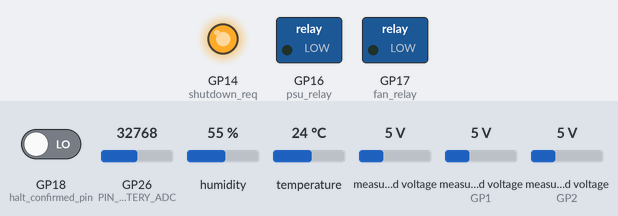
Simulated run of this program. Board: Raspberry Pi Pico running MicroPython. On the bench: switched loads named in the program (green lamp = pin HIGH), output pins drawn as LEDs (lit = HIGH). Inputs (shaded band) come from the test bench; at power-on: measured voltage 5 V, GP18 (halt_confirmed_pin) LOW, GP26 (PIN_BATTERY_ADC) = 32768, humidity 55 %, temperature 24 °C, measured voltage (sensors on GP1, GP2) 5 V (analog values on the 0–65535 scale). WiFi joins after 1.5 s; files the program writes start out absent; no MQTT or app messages arrive unless stated; values from a settings file that is not in the repository are placeholders; files that are not in the repository are absent; the clock reads 2024-03-15 10:24:30 at power-on unless the program sets it; library files of the repository ran but are not shown: bme280.py; pins used as bus, display or sensor lines are not drawn.

Above: at 2.2 s.
At 8.5 s:
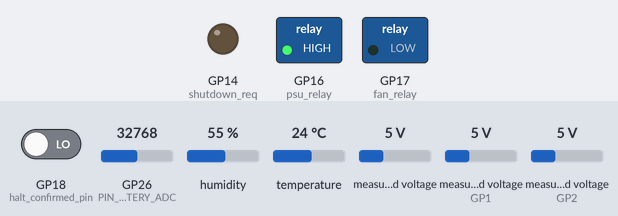
8.6 s: measured voltage (sensor 0) set to 0.7 V
13.3 s: measured voltage (sensor 0) set to 0.4 V
At 18.2 s:
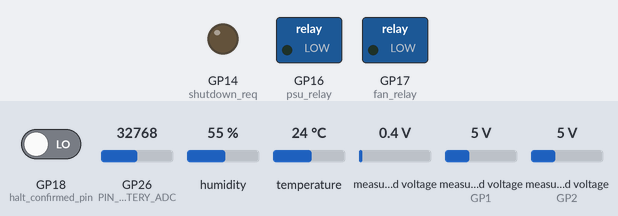
Timing chart, 0 to 19.7 s (numbered marks = the images above; inputs shaded):
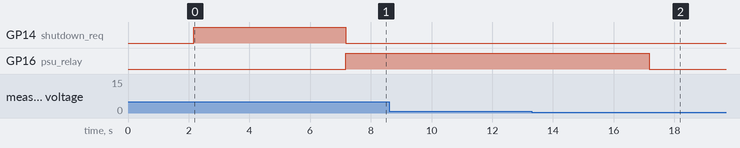

Measured:
- the behaviour switches between 0.6 and 0.5 V on measured voltage (sensor 0) (found by bisection; images 1 and 2)
- after the input at 8.6 s, every drawn part: stays the same
- after the input at 13.3 s, GP16 (psu_relay): HIGH → LOW after 3.9 s

The program:

main.py
```python
"""Pico 2 W watchdog entrypoint (MicroPython).

Reads battery voltage from the INA3221 over I2C (primary) or the ADC
voltage divider on GP26 (fallback), runs the autonomous power-gate state
machine from ``gate_logic``, and executes the resulting hardware action.
Telemetry goes over MQTT but the safety loop runs regardless of
connectivity.

Flash this directory to the Pico (see ../README.md). ``secrets.py``
provides WIFI_SSID / WIFI_PASSWORD / MQTT_HOST / MQTT_USER / MQTT_PASSWORD.

Wiring (INA3221 + BME280, both on shared I2C0 bus):
  VCC  → Pico 3.3V
  GND  → Pico GND  (= battery negative)
  SDA  → GP4
  SCL  → GP5
  IN1- → battery positive (up to 26 V; INA3221 measures voltage here)
  IN1+ → battery positive (tie to IN1- — no shunt current needed)
  BME280 addr 0x77 shares the same SDA/SCL; no extra pins needed.

Wiring (fan relay):
  Relay IN → GP17 (PIN_FAN_RELAY)

Wiring (gateway PSU relay):
  Relay IN → GP16 (PIN_PSU_RELAY) — a second, more robust cutoff on the PSU
  itself. Wired through the relay's NC contact (not NO): COM ← solar charge
  controller load(+), NC → PSU(+). De-energized (the pin's state during the
  Pico's own boot/reset gap) closes NC and lets power flow — see
  _PSU_RELAY_ON/_PSU_RELAY_OFF below. A Pico reboot no longer glitches this
  relay's output; only a deliberate cut does.

Wiring (halt confirmation from the Pi's gpio-poweroff overlay):
  Pi GPIO27 → GP18 (PIN_HALT_CONFIRMED). Active HIGH, only driven once the
  Pi's OS halt has actually completed (see docs/gateway-node.md). Lets the
  gate cut power immediately instead of waiting out the grace-period guess.
"""

import secrets  # type: ignore[import-not-found]  # git-ignored, provided at flash time
import time

import config
import fan_logic
import firmware_version
import gate_logic
import net_recovery
import network  # type: ignore[import-not-found]
import ota
import ota_prep
from bme280 import BME280
from ina3221 import INA3221
from local_log import RollingLog
from machine import ADC, I2C, Pin, reset  # type: ignore[import-not-found]
from mqtt_link import MQTTLink
from soc import lifepo4_soc


def _connect_wifi(wlan: "network.WLAN") -> None:
    """Attempt one connection. Callers must retry periodically — this alone
    only tries for ~10s, and if the AP isn't up yet at that exact moment
    (e.g. the gateway restarting around the same time as the Pico), a
    one-shot attempt at boot leaves the Pico permanently disconnected for the
    rest of that power cycle."""
    # Full radio reset before connecting. MicroPython WiFi can wedge after the
    # AP drops — which it does on every gateway low-voltage cut / OTA / reboot —
    # and a bare active(True)+connect() won't recover (isconnected() can even
    # sit stale-True on a dead link). Bouncing active() re-inits the radio so
    # re-association actually works. This is what lets a far, marginal node
    # (or this one) self-heal unattended in the field instead of needing a
    # physical power-cycle.
    try:  # noqa: SIM105
        wlan.disconnect()
    except Exception:  # noqa: BLE001 — best-effort; may not be connected
        pass
    wlan.active(False)
    time.sleep(0.5)
    wlan.active(True)
    wlan.connect(secrets.WIFI_SSID, secrets.WIFI_PASSWORD)
    for _ in range(20):  # ~10 s max; safety loop continues regardless
        if wlan.isconnected():
            break
        time.sleep(0.5)


def _read_voltage(ina: "INA3221 | None", adc: ADC) -> tuple[float, str]:
    """Return ``(voltage_v, source)`` where source is 'i2c' or 'adc'."""
    if ina is not None:
        try:
            v = ina.bus_voltage(config.INA3221_CHANNEL)
            if v > 0.5:  # reject zero/garbage and fall through to ADC
                return v, "i2c"
        except Exception:
            pass
    raw = adc.read_u16() / 65535.0
    return raw * config.ADC_REF_VOLTAGE * config.ADC_DIVIDER_RATIO, "adc"


def _read_ina_channel(ina: "INA3221 | None", channel: int) -> "float | None":
    """Best-effort read of a non-safety-critical INA3221 channel (load/solar)
    — unlike _read_voltage, no ADC fallback and no impact on gate_logic;
    just diagnostic visibility in telemetry."""
    if ina is None:
        return None
    try:
        return ina.bus_voltage(channel)
    except Exception:
        return None


def _read_temperature(bme: "BME280 | None") -> "float | None":
    if bme is None:
        return None
    try:
        return bme.temperature()
    except Exception:
        return None


def _read_humidity(bme: "BME280 | None") -> "float | None":
    if bme is None:
        return None
    try:
        return bme.humidity()
    except Exception:
        return None


def _read_rssi(wlan: "network.WLAN") -> "int | None":
    """Best-effort WiFi signal strength in dBm — diagnostic only, no impact
    on gate_logic. Not all ports/states support status('rssi'), so this must
    never raise into the safety loop."""
    try:
        return int(wlan.status("rssi"))
    except Exception:
        return None


def _prepare_and_apply_ota(
    link: MQTTLink,
    halt_confirmed_pin: Pin,
    power_en: Pin,
    psu_relay: Pin,
    base_url: str,
) -> None:
    """Stage the update (needs the gateway's own network/AP, so this runs
    first, before anything is asked to halt), then ask the gateway to
    gracefully halt and wait for confirmation before activating.

    Activating ends in machine.reset(), which briefly leaves the relay pins
    undriven — until the relay's own wiring makes that fail-safe (see
    docs/gateway-node.md), that reboot must not land on a live Pi. Activation
    itself needs no network, which is exactly why staging happens first: by
    the time the gateway has actually halted, its AP is down too, so the file
    server a single-step apply would still be trying to reach is already
    unreachable.

    ``{"cmd": "prepare_shutdown"}`` below causes the gateway to actually halt
    unconditionally, the moment it's received — independent of whatever this
    function decides afterwards. So every exit from here past that point
    (PROCEED, ABORT, or an activate_staged() failure) must recover it: the
    PSU relay's NC wiring keeps the Pi powered straight *through* an OS halt
    with no self-wake, and the stale-heartbeat watchdog can't do it either
    (deliberately suppressed whenever our own MQTT link is down — see
    gate_logic.decide — which it always is right after this, since the
    broker runs on the same Pi). Found live: an OTA that aborted on
    halt_confirmed never tripping left the gateway halted with nothing
    watching for over 8 minutes, until it was power-cycled by hand.
    """
    link.publish_telemetry({"ota_status": "staging"})
    stage_error = ota.stage_update(base_url)
    if stage_error is not None:
        link.publish_telemetry({"ota_status": "stage_failed", "ota_error": stage_error})
        return

    if not link.is_connected():
        link.connect()
    link.publish(config.GATEWAY_CMD_TOPIC, {"cmd": "prepare_shutdown"})

    start = time.time()
    while True:
        # Retry the connection here too (unlike the outer loop's slow 300s
        # backoff) — a dropped link during this window would otherwise make
        # every publish() below silently no-op, running the whole wait to
        # completion invisibly. halt_confirmed itself is a direct GPIO read
        # and doesn't depend on this — the gateway's AP going down mid-wait
        # (expected, as part of its own halt) just means these status
        # publishes stop landing anywhere, not that the wait itself breaks.
        if not link.is_connected():
            link.connect()
        link.poll()
        halt_confirmed = bool(halt_confirmed_pin.value())
        elapsed = time.time() - start
        outcome = ota_prep.decide_ota_wait(halt_confirmed, elapsed, config.OTA_SHUTDOWN_TIMEOUT_S)

        if outcome == ota_prep.PROCEED:
            break
        if outcome == ota_prep.ABORT:
            link.publish_telemetry({"ota_status": "aborted_gateway_did_not_halt"})
            _pulse_psu_power(power_en, psu_relay)
            return

        link.publish_telemetry(
            {"ota_status": "waiting_for_gateway_halt", "elapsed_s": round(elapsed, 1)}
        )
        time.sleep(config.LOOP_INTERVAL_S)

    # Recover the gateway now, unconditionally, before activate_staged() gets
    # a chance to fail or reset — see the docstring above for why nothing
    # else will do this.
    _pulse_psu_power(power_en, psu_relay)

    link.publish_telemetry({"ota_status": "activating"})
    error = ota.activate_staged()  # resets the board on success
    if error is not None:
        link.publish_telemetry({"ota_status": "activate_failed", "ota_error": error})


# PIN_PSU_RELAY specifically is wired through the relay's NC (Normally
# Closed) contact, not NO — confirmed on hardware: with the signal line
# disconnected (the same undefined state the pin sits in during the Pico's
# own boot/reset gap), the relay de-energizes and NC carries battery voltage
# through to the load while NO reads 0V. That makes de-energized == powered
# the fail-safe default: a Pico reboot no longer glitches the PSU relay's
# output, only a deliberate, actively-driven cut does. PIN_PI_POWER_EN is a
# direct buck-enable line (not a relay) and is unaffected — plain active-high.
_PSU_RELAY_ON = 0  # de-energized -> NC closed -> power flows
_PSU_RELAY_OFF = 1  # energized -> NC open -> power cut


def _pulse_psu_power(power_en: Pin, psu_relay: Pin) -> None:
    """Force a real power cycle of the gateway Pi — the only way to actually
    recover it once its OS has halted (there is no self-wake). Used by both
    the stale-heartbeat watchdog (ACTION_REBOOT) and the OTA flow, which must
    recover the gateway itself after asking it to halt (see
    _prepare_and_apply_ota). power_en has no target on the relay-only field
    build but is pulsed too, for parity with builds that do use it."""
    power_en.value(0)
    psu_relay.value(_PSU_RELAY_OFF)
    time.sleep(5)
    power_en.value(1)
    psu_relay.value(_PSU_RELAY_ON)


def main() -> None:
    log = RollingLog(config.LOCAL_LOG_PATH, max_bytes=config.LOCAL_LOG_MAX_BYTES)
    log.append(f"boot version={firmware_version.VERSION}")

    power_en = Pin(config.PIN_PI_POWER_EN, Pin.OUT, value=1)
    psu_relay = Pin(config.PIN_PSU_RELAY, Pin.OUT, value=_PSU_RELAY_ON)  # NC-wired — see above
    shutdown_req = Pin(config.PIN_SHUTDOWN_REQ, Pin.OUT, value=0)
    fan_relay = Pin(config.PIN_FAN_RELAY, Pin.OUT, value=0)
    halt_confirmed_pin = Pin(config.PIN_HALT_CONFIRMED, Pin.IN, Pin.PULL_DOWN)
    adc = ADC(Pin(config.PIN_BATTERY_ADC))

    i2c = I2C(0, sda=Pin(config.PIN_I2C_SDA), scl=Pin(config.PIN_I2C_SCL), freq=config.I2C_FREQ)
    try:
        ina: INA3221 | None = INA3221(i2c, addr=config.INA3221_ADDR)
    except Exception:
        ina = None  # board not connected yet; ADC fallback will be used
    try:
        bme: BME280 | None = BME280(i2c, addr=config.BME280_ADDR)
    except Exception:
        bme = None  # sensor not connected yet; fan stays in its last state

    wlan = network.WLAN(network.STA_IF)
    _connect_wifi(wlan)
    log.append(f"wifi_connect_attempt result={wlan.isconnected()}")
    last_wifi_reconnect_attempt = time.time()
    link = MQTTLink(
        "gateway-pico",
        secrets.MQTT_HOST,
        secrets.MQTT_USER,
        secrets.MQTT_PASSWORD,
    )
    link.connect()
    log.append(f"mqtt_connect_attempt result={link.is_connected()}")
    last_mqtt_reconnect_attempt = time.time()

    state = gate_logic.PI_ON
    state_since = time.time()
    last_telemetry = 0.0
    fan_on = fan_logic.FAN_OFF
    mqtt_was_connected = False
    last_mqtt_ok = time.time()

    while True:
        now = time.time()
        if (
            not wlan.isconnected()
            and now - last_wifi_reconnect_attempt >= config.WIFI_RECONNECT_INTERVAL_S
        ):
            _connect_wifi(wlan)
            log.append(f"wifi_reconnect_attempt result={wlan.isconnected()}")
            last_wifi_reconnect_attempt = now

        if (
            not link.is_connected()
            and now - last_mqtt_reconnect_attempt >= config.MQTT_RECONNECT_INTERVAL_S
        ):
            link.connect()
            log.append(f"mqtt_reconnect_attempt result={link.is_connected()}")
            last_mqtt_reconnect_attempt = now

        link.poll()

        # Forward the log tail whenever MQTT (re)connects, so events logged
        # while the broker was down (cuts/reboots) reach HA without a USB cable.
        if link.is_connected() and not mqtt_was_connected:
            link.publish(config.LOG_TOPIC, {"log": log.tail(config.LOG_TAIL_LINES)}, retain=True)
        mqtt_was_connected = link.is_connected()

        # Connectivity self-heal (last resort). While the Pi should be up
        # (PI_ON), sustained MQTT loss means either our own radio is wedged in
        # a way the reconnect hasn't cleared, OR the broker itself is
        # unreachable because the Pi it runs on has hung — a genuinely halted-
        # but-powered Pi (green LED, no self-wake) looks identical to the Pico
        # as "broker unreachable" and is exactly what the stale-heartbeat
        # watchdog above can't catch (it's deliberately suppressed whenever
        # mqtt_connected is false, since the heartbeat itself arrives over
        # this same link — see gate_logic.decide). Found live 2026-07-31: the
        # gateway hung overnight, fully powered, invisible on Tailscale, and
        # needed a physical PSU restart because nothing pulsed the relay.
        # So this pulses the PSU relay — the same recovery action as
        # ACTION_REBOOT — before resetting the Pico itself. Safe while PI_ON:
        # the NC relay keeps the Pi powered across the Pico's own reset, same
        # as the plain self-heal this replaces. Gated on PI_ON so a legitimate
        # broker-down window (Pi off in PI_OFF) never triggers it.
        if state == gate_logic.PI_ON and link.is_connected():
            last_mqtt_ok = now
        elif state == gate_logic.PI_ON and net_recovery.should_reboot(
            now - last_mqtt_ok,
            wlan.isconnected(),
            timeout_wifi_down_s=config.NET_RECOVERY_TIMEOUT_WIFI_DOWN_S,
            timeout_wifi_up_s=config.NET_RECOVERY_TIMEOUT_WIFI_UP_S,
        ):
            log.append(f"net_recovery_reboot offline_s={round(now - last_mqtt_ok)}")
            _pulse_psu_power(power_en, psu_relay)
            time.sleep(0.3)  # let the flash write land before we reset
            reset()

        ota_base_url = link.pop_pending_ota()
        if ota_base_url is not None:
            if state == gate_logic.PI_ON:
                _prepare_and_apply_ota(link, halt_confirmed_pin, power_en, psu_relay, ota_base_url)
            else:
                link.publish_telemetry({"gate_state": state, "ota_status": "skipped_not_pi_on"})

        if link.pop_pending_test_bare_reset():
            # Diagnostic only: reset the Pico directly, with NO relay pulse and
            # NO gateway halt request first — deliberately skipping every
            # safety step the OTA/net_recovery paths take. The whole OTA
            # halt-first requirement rests on the assumption that PIN_PI_POWER_EN
            # (not a relay, not confirmed fail-safe — see OTA_SHUTDOWN_TIMEOUT_S)
            # glitches during machine.reset(). The Pico runs off its own
            # independent battery regulator, so a bare reset should be
            # electrically invisible to a live Pi UNLESS that pin actually
            # glitches — this checks that directly. Compare gateway uptime
            # from just before to just after: if it keeps climbing
            # uninterrupted, the Pi was never touched.
            log.append(f"test_bare_reset requested version={firmware_version.VERSION}")
            time.sleep(0.3)  # let the flash write land before we reset
            reset()

        voltage, v_source = _read_voltage(ina, adc)
        load_voltage_v = _read_ina_channel(ina, config.INA3221_CH_LOAD_5V)
        solar_voltage_v = _read_ina_channel(ina, config.INA3221_CH_SOLAR)
        enclosure_temp_c = _read_temperature(bme)
        enclosure_humidity_pct = _read_humidity(bme)
        wifi_rssi_dbm = _read_rssi(wlan)

        if enclosure_temp_c is not None:
            fan_on = fan_logic.decide(
                fan_on,
                enclosure_temp_c,
                on_temp_c=config.FAN_ON_TEMP_C,
                off_temp_c=config.FAN_OFF_TEMP_C,
            )
            fan_relay.value(1 if fan_on else 0)

        new_state, action = gate_logic.decide(
            state,
            voltage,
            now - state_since,
            link.heartbeat_age_s(),
            shutdown_voltage=config.SHUTDOWN_VOLTAGE,
            hard_cutoff_voltage=config.HARD_CUTOFF_VOLTAGE,
            recovery_voltage=config.RECOVERY_VOLTAGE,
            grace_seconds=config.GRACE_SECONDS,
            heartbeat_timeout_s=config.HEARTBEAT_TIMEOUT_S,
            halt_confirmed=bool(halt_confirmed_pin.value()),
            halt_settle_seconds=config.HALT_SETTLE_SECONDS,
            mqtt_connected=link.is_connected(),
        )

        if action != gate_logic.ACTION_NONE:
            log.append(
                f"action={action} state={state} new_state={new_state} voltage={voltage:.2f} "
                f"v_source={v_source} heartbeat_age_s={link.heartbeat_age_s():.1f} "
                f"halt_confirmed={halt_confirmed_pin.value()}"
            )

        if action == gate_logic.ACTION_REQUEST_SHUTDOWN:
            shutdown_req.value(1)
        elif action == gate_logic.ACTION_CUT_POWER:
            power_en.value(0)
            psu_relay.value(_PSU_RELAY_OFF)
            shutdown_req.value(0)
        elif action == gate_logic.ACTION_RESTORE_POWER:
            shutdown_req.value(0)
            power_en.value(1)
            psu_relay.value(_PSU_RELAY_ON)
        elif action == gate_logic.ACTION_REBOOT:
            _pulse_psu_power(power_en, psu_relay)
            link.reset_heartbeat()

        if new_state != state:
            state = new_state
            state_since = now

        if now - last_telemetry >= config.TELEMETRY_INTERVAL_S:
            log.append(
                f"snapshot state={state} voltage={voltage:.2f} v_source={v_source} "
                f"soc_pct={lifepo4_soc(voltage)} heartbeat_age_s={link.heartbeat_age_s():.1f} "
                f"halt_confirmed={halt_confirmed_pin.value()} wifi={wlan.isconnected()} "
                f"mqtt={link.is_connected()} fan_on={fan_on}"
            )
            link.publish_telemetry(
                {
                    "soc_pct": lifepo4_soc(voltage),
                    "voltage_v": round(voltage, 2),
                    "v_source": v_source,
                    "load_voltage_v": (
                        round(load_voltage_v, 2) if load_voltage_v is not None else None
                    ),
                    "solar_voltage_v": (
                        round(solar_voltage_v, 2) if solar_voltage_v is not None else None
                    ),
                    "gate_state": state,
                    "last_action": action,
                    "halt_confirmed": bool(halt_confirmed_pin.value()),
                    "heartbeat_age_s": round(link.heartbeat_age_s(), 1),
                    "enclosure_temp_c": (
                        round(enclosure_temp_c, 1) if enclosure_temp_c is not None else None
                    ),
                    "enclosure_humidity_pct": (
                        round(enclosure_humidity_pct, 1)
                        if enclosure_humidity_pct is not None
                        else None
                    ),
                    "fan_on": fan_on,
                    "wifi_rssi_dbm": wifi_rssi_dbm,
                    "fw_version": firmware_version.VERSION,
                }
            )
            last_telemetry = now

        time.sleep(config.LOOP_INTERVAL_S)


if __name__ == "__main__":
    main()
```

Source omitted: config.py (7077 bytes), fan_logic.py (822 bytes), firmware_version.py (737 bytes), gate_logic.py (6840 bytes), net_recovery.py (1447 bytes), ota.py (4439 bytes), ota_prep.py (1057 bytes), ina3221.py (1995 bytes), local_log.py (3049 bytes), mqtt_link.py (4404 bytes), soc.py (1142 bytes)
